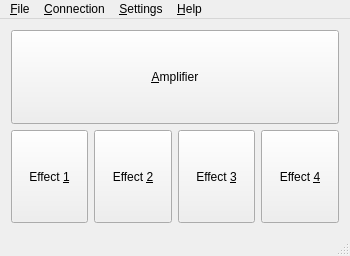
<?xml version="1.0" encoding="UTF-8"?>
<ui version="4.0">
 <class>MainWindow</class>
 <widget class="QMainWindow" name="MainWindow">
  <property name="geometry">
   <rect>
    <x>0</x>
    <y>0</y>
    <width>350</width>
    <height>256</height>
   </rect>
  </property>
  <property name="windowTitle">
   <string>PLUG</string>
  </property>
  <property name="accessibleName">
   <string>Main window: NONE</string>
  </property>
  <property name="accessibleDescription">
   <string>Main window containing menus and buttons to open amplifier's and effect's windows</string>
  </property>
  <widget class="QWidget" name="centralWidget">
   <property name="accessibleName">
    <string>Container with buttons</string>
   </property>
   <property name="accessibleDescription">
    <string>This container holds buttons to open amplifier's and effect's windows</string>
   </property>
   <layout class="QVBoxLayout" name="verticalLayout">
    <item>
     <widget class="QPushButton" name="Amplifier">
      <property name="sizePolicy">
       <sizepolicy hsizetype="Expanding" vsizetype="Expanding">
        <horstretch>0</horstretch>
        <verstretch>0</verstretch>
       </sizepolicy>
      </property>
      <property name="minimumSize">
       <size>
        <width>0</width>
        <height>50</height>
       </size>
      </property>
      <property name="accessibleName">
       <string>Amplifier</string>
      </property>
      <property name="accessibleDescription">
       <string>This button opens window to set amplifier</string>
      </property>
      <property name="text">
       <string>&amp;Amplifier</string>
      </property>
     </widget>
    </item>
    <item>
     <layout class="QHBoxLayout" name="horizontalLayout_2">
      <item>
       <widget class="QPushButton" name="EffectButton1">
        <property name="sizePolicy">
         <sizepolicy hsizetype="Expanding" vsizetype="Expanding">
          <horstretch>0</horstretch>
          <verstretch>0</verstretch>
         </sizepolicy>
        </property>
        <property name="minimumSize">
         <size>
          <width>75</width>
          <height>25</height>
         </size>
        </property>
        <property name="accessibleName">
         <string>Effect 1</string>
        </property>
        <property name="accessibleDescription">
         <string>This button opens window to set effect 1</string>
        </property>
        <property name="text">
         <string>Effect &amp;1</string>
        </property>
       </widget>
      </item>
      <item>
       <widget class="QPushButton" name="EffectButton2">
        <property name="sizePolicy">
         <sizepolicy hsizetype="Expanding" vsizetype="Expanding">
          <horstretch>0</horstretch>
          <verstretch>0</verstretch>
         </sizepolicy>
        </property>
        <property name="minimumSize">
         <size>
          <width>75</width>
          <height>25</height>
         </size>
        </property>
        <property name="accessibleName">
         <string>Effect 2</string>
        </property>
        <property name="accessibleDescription">
         <string>This button opens window to set effect 2</string>
        </property>
        <property name="text">
         <string>Effect &amp;2</string>
        </property>
       </widget>
      </item>
      <item>
       <widget class="QPushButton" name="EffectButton3">
        <property name="sizePolicy">
         <sizepolicy hsizetype="Expanding" vsizetype="Expanding">
          <horstretch>0</horstretch>
          <verstretch>0</verstretch>
         </sizepolicy>
        </property>
        <property name="minimumSize">
         <size>
          <width>75</width>
          <height>25</height>
         </size>
        </property>
        <property name="accessibleName">
         <string>Effect 3</string>
        </property>
        <property name="accessibleDescription">
         <string>This button opens window to set effect 3</string>
        </property>
        <property name="text">
         <string>Effect &amp;3</string>
        </property>
       </widget>
      </item>
      <item>
       <widget class="QPushButton" name="EffectButton4">
        <property name="sizePolicy">
         <sizepolicy hsizetype="Expanding" vsizetype="Expanding">
          <horstretch>0</horstretch>
          <verstretch>0</verstretch>
         </sizepolicy>
        </property>
        <property name="minimumSize">
         <size>
          <width>75</width>
          <height>25</height>
         </size>
        </property>
        <property name="accessibleName">
         <string>Effect 4</string>
        </property>
        <property name="accessibleDescription">
         <string>This button opens window to set effect 4</string>
        </property>
        <property name="text">
         <string>Effect &amp;4</string>
        </property>
       </widget>
      </item>
     </layout>
    </item>
   </layout>
  </widget>
  <widget class="QMenuBar" name="menuBar">
   <property name="geometry">
    <rect>
     <x>0</x>
     <y>0</y>
     <width>350</width>
     <height>20</height>
    </rect>
   </property>
   <property name="accessibleName">
    <string>Menu bar</string>
   </property>
   <property name="accessibleDescription">
    <string>Bar holding different menus</string>
   </property>
   <widget class="QMenu" name="menuFile">
    <property name="accessibleName">
     <string>File menu</string>
    </property>
    <property name="accessibleDescription">
     <string>Menu holding various options</string>
    </property>
    <property name="title">
     <string>&amp;File</string>
    </property>
    <addaction name="actionL_oad_from_file"/>
    <addaction name="actionS_ave_to_file"/>
    <addaction name="separator"/>
    <addaction name="action_Load_from_amplifier"/>
    <addaction name="actionSave_to_amplifier"/>
    <addaction name="separator"/>
    <addaction name="actionSave_effects"/>
    <addaction name="action_Library_view"/>
    <addaction name="separator"/>
    <addaction name="action_Update_firmware"/>
    <addaction name="separator"/>
    <addaction name="actionExit"/>
   </widget>
   <widget class="QMenu" name="menuHelp">
    <property name="accessibleName">
     <string>Help menu</string>
    </property>
    <property name="accessibleDescription">
     <string>Menu holding help options</string>
    </property>
    <property name="title">
     <string>&amp;Help</string>
    </property>
    <addaction name="actionAbout"/>
   </widget>
   <widget class="QMenu" name="menuConnection">
    <property name="accessibleName">
     <string>Connection menu</string>
    </property>
    <property name="accessibleDescription">
     <string>Menu holding options to connect and disconnect from the device</string>
    </property>
    <property name="title">
     <string>&amp;Connection</string>
    </property>
    <addaction name="actionConnect"/>
    <addaction name="actionDisconnect"/>
   </widget>
   <widget class="QMenu" name="menuSettings">
    <property name="accessibleName">
     <string>Settings menu</string>
    </property>
    <property name="accessibleDescription">
     <string>Menu holding different settings</string>
    </property>
    <property name="title">
     <string>&amp;Settings</string>
    </property>
    <addaction name="action_Quick_presets"/>
    <addaction name="action_Default_effects"/>
    <addaction name="action_Options"/>
   </widget>
   <addaction name="menuFile"/>
   <addaction name="menuConnection"/>
   <addaction name="menuSettings"/>
   <addaction name="menuHelp"/>
  </widget>
  <widget class="QStatusBar" name="statusBar">
   <property name="accessibleName">
    <string>Status bar</string>
   </property>
   <property name="accessibleDescription">
    <string>This bar display various notifications</string>
   </property>
  </widget>
  <action name="actionExit">
   <property name="text">
    <string>E&amp;xit</string>
   </property>
   <property name="shortcut">
    <string>Ctrl+Q</string>
   </property>
   <property name="shortcutContext">
    <enum>Qt::ApplicationShortcut</enum>
   </property>
  </action>
  <action name="actionConnect">
   <property name="text">
    <string>&amp;Connect</string>
   </property>
   <property name="shortcut">
    <string>Ctrl+C</string>
   </property>
  </action>
  <action name="actionDisconnect">
   <property name="enabled">
    <bool>false</bool>
   </property>
   <property name="text">
    <string>&amp;Disconnect</string>
   </property>
  </action>
  <action name="actionAbout">
   <property name="text">
    <string>&amp;About</string>
   </property>
  </action>
  <action name="actionSave_to_amplifier">
   <property name="enabled">
    <bool>false</bool>
   </property>
   <property name="text">
    <string>&amp;Save to amplifier</string>
   </property>
   <property name="shortcut">
    <string>Ctrl+S</string>
   </property>
   <property name="shortcutContext">
    <enum>Qt::ApplicationShortcut</enum>
   </property>
  </action>
  <action name="action_Load_from_amplifier">
   <property name="enabled">
    <bool>false</bool>
   </property>
   <property name="text">
    <string>&amp;Load from amplifier</string>
   </property>
   <property name="shortcut">
    <string>Ctrl+L</string>
   </property>
   <property name="shortcutContext">
    <enum>Qt::ApplicationShortcut</enum>
   </property>
  </action>
  <action name="actionSave_effects">
   <property name="enabled">
    <bool>false</bool>
   </property>
   <property name="text">
    <string>Save &amp;effects</string>
   </property>
   <property name="shortcut">
    <string>Ctrl+E</string>
   </property>
   <property name="shortcutContext">
    <enum>Qt::ApplicationShortcut</enum>
   </property>
  </action>
  <action name="actionCheck_for_Updates">
   <property name="text">
    <string>Check for &amp;Updates</string>
   </property>
  </action>
  <action name="action_Options">
   <property name="text">
    <string>&amp;Options</string>
   </property>
   <property name="shortcut">
    <string>Ctrl+O</string>
   </property>
  </action>
  <action name="actionL_oad_from_file">
   <property name="text">
    <string>L&amp;oad from file</string>
   </property>
   <property name="shortcut">
    <string>Ctrl+Shift+L</string>
   </property>
   <property name="shortcutContext">
    <enum>Qt::ApplicationShortcut</enum>
   </property>
  </action>
  <action name="actionS_ave_to_file">
   <property name="text">
    <string>S&amp;ave to file</string>
   </property>
   <property name="shortcut">
    <string>Ctrl+Shift+S</string>
   </property>
  </action>
  <action name="action_Library_view">
   <property name="enabled">
    <bool>false</bool>
   </property>
   <property name="text">
    <string>&amp;Library view</string>
   </property>
   <property name="shortcut">
    <string>Shift+L</string>
   </property>
   <property name="shortcutContext">
    <enum>Qt::ApplicationShortcut</enum>
   </property>
  </action>
  <action name="action_Update_firmware">
   <property name="enabled">
    <bool>false</bool>
   </property>
   <property name="text">
    <string>&amp;Update firmware</string>
   </property>
   <property name="shortcut">
    <string>Ctrl+U</string>
   </property>
  </action>
  <action name="action_Default_effects">
   <property name="text">
    <string>&amp;Default effects</string>
   </property>
   <property name="shortcut">
    <string>Ctrl+D</string>
   </property>
   <property name="shortcutContext">
    <enum>Qt::ApplicationShortcut</enum>
   </property>
  </action>
  <action name="action_Quick_presets">
   <property name="text">
    <string>Quick &amp;presets</string>
   </property>
   <property name="shortcut">
    <string>Ctrl+P</string>
   </property>
  </action>
 </widget>
 <layoutdefault spacing="6" margin="11"/>
 <resources/>
 <connections/>
</ui>
